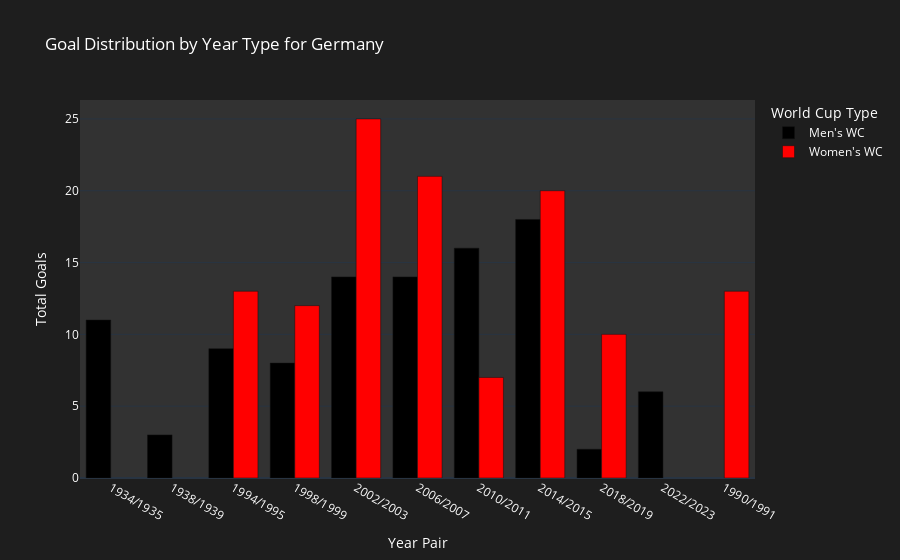

Write notebook code for a chart like this one.
### Code cell
goal_distribution_by_year_type_side_by_side(matches_df, 'Germany')

### Figure 1 — Plotly figure (JSON) as saved in the notebook; plotly's stock layout.template omitted (floating-point values rounded to 4 significant figures)
{"data": [{"alignmentgroup": "True", "hovertemplate": "year_type=Men's WC<br>Year Pair=%{x}<br>Total Goals=%{y}<extra></extra>", "legendgroup": "Men's WC", "marker": {"color": "Black", "pattern": {"shape": ""}}, "name": "Men's WC", "offsetgroup": "Men's WC", "orientation": "v", "showlegend": true, "textposition": "auto", "type": "bar", "x": ["1934/1935", "1938/1939", "1994/1995", "1998/1999", "2002/2003", "2006/2007", "2010/2011", "2014/2015", "2018/2019", "2022/2023"], "xaxis": "x", "y": [11, 3, 9, 8, 14, 14, 16, 18, 2, 6], "yaxis": "y"}, {"alignmentgroup": "True", "hovertemplate": "year_type=Women's WC<br>Year Pair=%{x}<br>Total Goals=%{y}<extra></extra>", "legendgroup": "Women's WC", "marker": {"color": "Red", "pattern": {"shape": ""}}, "name": "Women's WC", "offsetgroup": "Women's WC", "orientation": "v", "showlegend": true, "textposition": "auto", "type": "bar", "x": ["1990/1991", "1994/1995", "1998/1999", "2002/2003", "2006/2007", "2010/2011", "2014/2015", "2018/2019"], "xaxis": "x", "y": [13, 13, 12, 25, 21, 7, 20, 10], "yaxis": "y"}], "layout": {"barmode": "group", "font": {"color": "white"}, "legend": {"title": {"text": "World Cup Type"}, "tracegroupgap": 0}, "paper_bgcolor": "rgb(30, 30, 30)", "plot_bgcolor": "rgb(50, 50, 50)", "title": {"text": "Goal Distribution by Year Type for Germany"}, "xaxis": {"anchor": "y", "domain": [0, 1], "title": {"text": "Year Pair"}}, "yaxis": {"anchor": "x", "domain": [0, 1], "title": {"text": "Total Goals"}}}}
